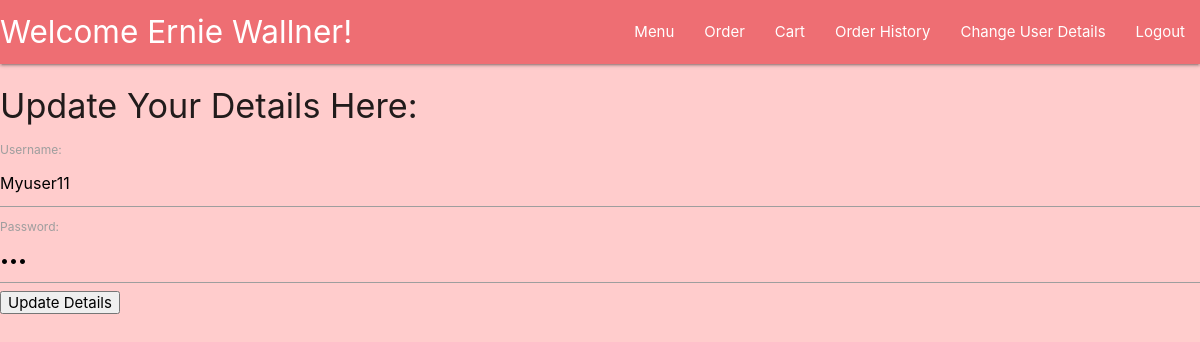
Page /userchange (signed in) on the committed database.
### models/User.py (models this page shows)
class User(db.Model,UserMixin):
    id = db.Column(db.Integer, primary_key=True)
    username = db.Column(db.String(20), nullable=False, unique=True)
    password = db.Column(db.String(40), nullable=False)
    first_name = db.Column(db.String(15), nullable=False)
    last_name = db.Column(db.String(20), nullable=False)
    is_staff = db.Column(db.Boolean,default=False)
    email = db.Column(db.String(100), nullable=False, unique=True)
    carts = db.relationship('Cart', backref='user')

### controllers/Customers.py (the view, shortened to what this page needs)
@login_required
def userchange():
    return render_template('userchange.html', user=current_user)

### auth.py (called while the page is built)
@login_manager.user_loader
def load_user(user_id):
    return User.query.get(int(user_id))

### templates/userchange.html (shortened to what this page needs)
{% extends 'layout.html' %} {% block content %}
<h4>Update Your Details Here:</h4>
<form method="post">
  <label for="username">Username:</label>
  <input
    type="text"
    id="username"
    name="username"
    value="{{ user.username }}"
  />
  <label for="password">Password:</label>
  <input
    type="password"
    id="password"
    name="password"
    value="{{ user.password }}"
  />
  <button type="submit">Update Details</button>
</form>
{% endblock %}

### templates/layout.html (shortened to what this page needs)
<!DOCTYPE html>
<html lang="en">
  <head>
    <link
      rel="stylesheet"
      href="https://cdnjs.cloudflare.com/ajax/libs/materialize/1.0.0/css/materialize.min.css"
    />
  </head>
  <body>
    <nav>
       {% if current_user.is_authenticated == True %}
      <div class="nav-wrapper">
        <a href="/" class="brand-logo">
          Welcome {{current_user.first_name}} {{current_user.last_name}}!
        </a>
        <ul id="nav-mobile" class="right hide-on-med-and-down">
          {% if current_user.is_staff == False %}
          <li><a href="/categories">Menu</a></li>
          <li><a href="/categories">Order</a></li>
          <li><a href="/cart">Cart</a></li>
          <li><a href="/orderhistory">Order History</a></li>
          <li><a href="/userchange">Change User Details</a></li>
          <li><a href="/logout">Logout</a></li>
          {% else %}
          <li><a href="/categories">Menu</a></li>
          <li><a href="/dishmanagement">Dish Management</a></li>
          <li><a href="/deliverymanagement">Admin Management</a></li>
          <li><a href="/userchange">Change User Details</a></li>
          <li><a href="/logout">Logout</a></li>
          {% endif %}
        </ul>
      </div>
      {% endif %}
    </nav>
    {% block content %} {% endblock %}
  </body>
</html>

### templates/layout.html (style rules this page uses)
body { background-color: #ffcccc; }

### rows in the picture
User: first_name "Ernie", last_name "Wallner", username "Myuser11"
